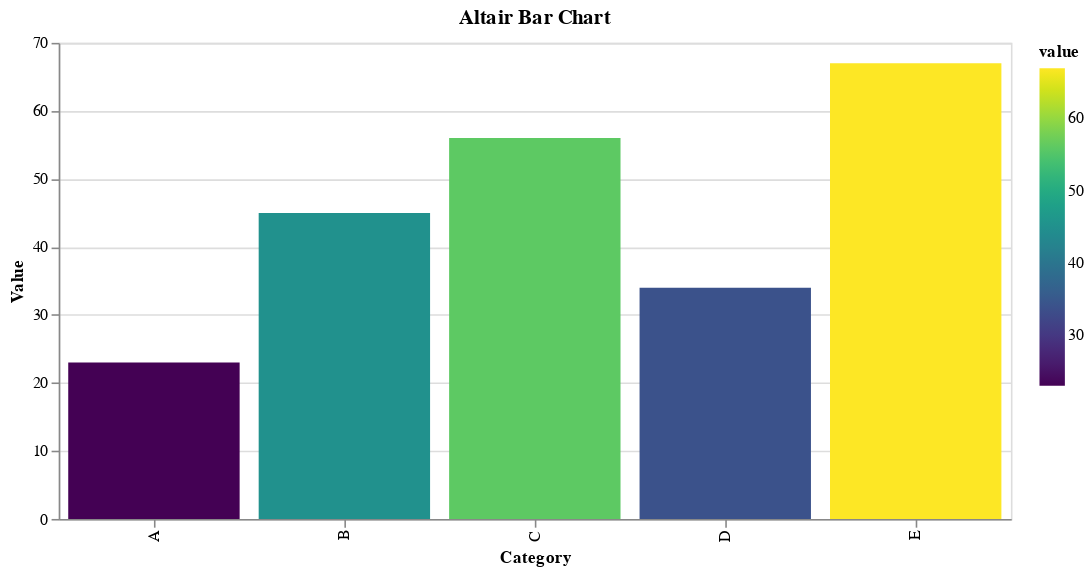

The code cell stored with this chart in its notebook:
### Code cell
# Another Altair example - bar chart
bar_data = pd.DataFrame(
    {"category": ["A", "B", "C", "D", "E"], "value": [23, 45, 56, 34, 67]}
)

bar_chart = (
    alt.Chart(bar_data)
    .mark_bar()
    .encode(
        x=alt.X("category:N", title="Category"),
        y=alt.Y("value:Q", title="Value"),
        color=alt.Color("value:Q", scale=alt.Scale(scheme="viridis")),
        tooltip=["category", "value"],
    )
    .properties(width=600, height=300, title="Altair Bar Chart")
)

bar_chart

### Figure 1 — Vega-Lite specification as saved in the notebook (floating-point values rounded to 4 significant figures)
{"$schema": "https://vega.github.io/schema/vega-lite/v6.1.0.json", "config": {"view": {"continuousHeight": 300, "continuousWidth": 300}}, "data": {"name": "data-c0f4e2b10f09a50ead34d4db731a1b67"}, "datasets": {"data-c0f4e2b10f09a50ead34d4db731a1b67": [{"category": "A", "value": 23}, {"category": "B", "value": 45}, {"category": "C", "value": 56}, {"category": "D", "value": 34}, {"category": "E", "value": 67}]}, "encoding": {"color": {"field": "value", "scale": {"scheme": "viridis"}, "type": "quantitative"}, "tooltip": [{"field": "category", "type": "nominal"}, {"field": "value", "type": "quantitative"}], "x": {"field": "category", "title": "Category", "type": "nominal"}, "y": {"field": "value", "title": "Value", "type": "quantitative"}}, "height": 300, "mark": {"type": "bar"}, "title": "Altair Bar Chart", "usermeta": {"embedOptions": {}}, "width": 600}
